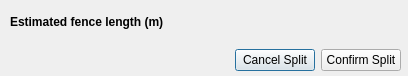
<?xml version="1.0" encoding="UTF-8"?>
<ui version="4.0">
 <class>SplitPaddockDialogBase</class>
 <widget class="QDialog" name="SplitPaddockDialogBase">
  <property name="geometry">
   <rect>
    <x>0</x>
    <y>0</y>
    <width>408</width>
    <height>76</height>
   </rect>
  </property>
  <property name="windowTitle">
   <string>Split Paddock</string>
  </property>
  <widget class="QWidget" name="verticalLayoutWidget">
   <property name="geometry">
    <rect>
     <x>10</x>
     <y>0</y>
     <width>391</width>
     <height>71</height>
    </rect>
   </property>
   <layout class="QVBoxLayout" name="verticalLayout">
    <item>
     <layout class="QHBoxLayout" name="horizontalLayout">
      <item>
       <widget class="QLabel" name="fenceLengthLabel">
        <property name="font">
         <font>
          <weight>75</weight>
          <bold>true</bold>
         </font>
        </property>
        <property name="text">
         <string>Estimated fence length (m)</string>
        </property>
       </widget>
      </item>
      <item>
       <widget class="QLabel" name="fenceLengthText">
        <property name="text">
         <string notr="true"/>
        </property>
        <property name="alignment">
         <set>Qt::AlignRight|Qt::AlignTrailing|Qt::AlignVCenter</set>
        </property>
       </widget>
      </item>
     </layout>
    </item>
    <item>
     <layout class="QHBoxLayout" name="horizontalLayout_2">
      <item>
       <spacer name="horizontalSpacer">
        <property name="orientation">
         <enum>Qt::Horizontal</enum>
        </property>
        <property name="sizeHint" stdset="0">
         <size>
          <width>40</width>
          <height>20</height>
         </size>
        </property>
       </spacer>
      </item>
      <item>
       <widget class="QPushButton" name="cancelSplitButton">
        <property name="text">
         <string>Cancel Split</string>
        </property>
       </widget>
      </item>
      <item>
       <widget class="QPushButton" name="confirmSplitButton">
        <property name="text">
         <string>Confirm Split</string>
        </property>
       </widget>
      </item>
     </layout>
    </item>
   </layout>
  </widget>
 </widget>
 <connections/>
</ui>
